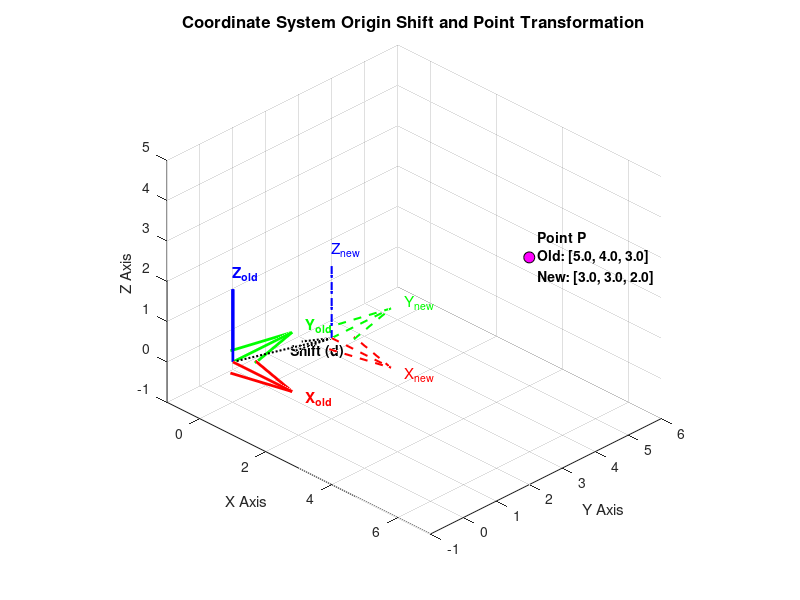

MATLAB code to generate this figure:
% Clear workspace and figure
clear; clc; clf;

%% 1. Define Parameters
% Position of the point in the original (base) coordinate frame
P_old = [5; 4; 3]; 

% Origin shift (translation vector d) of the new coordinate system
d = [2; 1; 1]; 

% Calculate the position of the point in the new shifted coordinate system
P_new = P_old - d;

%% 2. 3D Visualization
figure('Color', 'white');
hold on;
grid on;
axis equal;
view(3);

% --- Plot Original Coordinate Frame (Old Origin at [0,0,0]) ---
quiver3(0,0,0, 2,0,0, 'r', 'LineWidth', 2, 'MaxHeadSize', 0.5); 
quiver3(0,0,0, 0,2,0, 'g', 'LineWidth', 2, 'MaxHeadSize', 0.5); 
quiver3(0,0,0, 0,0,2, 'b', 'LineWidth', 2, 'MaxHeadSize', 0.5); 
text(2.2, 0, 0, 'X_{old}', 'Color', 'r', 'FontSize', 11, 'FontWeight', 'bold');
text(0, 2.2, 0, 'Y_{old}', 'Color', 'g', 'FontSize', 11, 'FontWeight', 'bold');
text(0, 0, 2.2, 'Z_{old}', 'Color', 'b', 'FontSize', 11, 'FontWeight', 'bold');

% --- Plot Shifted Coordinate Frame (New Origin at d) ---
quiver3(d(1),d(2),d(3), 2,0,0, 'r--', 'LineWidth', 1.5, 'MaxHeadSize', 0.5);
quiver3(d(1),d(2),d(3), 0,2,0, 'g--', 'LineWidth', 1.5, 'MaxHeadSize', 0.5);
quiver3(d(1),d(2),d(3), 0,0,2, 'b--', 'LineWidth', 1.5, 'MaxHeadSize', 0.5);
text(d(1)+2.2, d(2), d(3), 'X_{new}', 'Color', 'r', 'FontSize', 11);
text(d(1), d(2)+2.2, d(3), 'Y_{new}', 'Color', 'g', 'FontSize', 11);
text(d(1), d(2), d(3)+2.2, 'Z_{new}', 'Color', 'b', 'FontSize', 11);

% --- Plot the Origin Shift Vector (d) ---
quiver3(0, 0, 0, d(1), d(2), d(3), 0, 'k:', 'LineWidth', 1.5);
text(d(1)/2, d(2)/2, d(3)/2, '  Shift (d)', 'FontSize', 10, 'Color', 'k', 'FontWeight', 'bold');

% --- Plot the Point P ---
plot3(P_old(1), P_old(2), P_old(3), 'ko', 'MarkerSize', 8, 'MarkerFaceColor', 'magenta');
point_label = sprintf('  Point P\n  Old: [%.1f, %.1f, %.1f]\n  New: [%.1f, %.1f, %.1f]', ...
    P_old(1), P_old(2), P_old(3), P_new(1), P_new(2), P_new(3));
text(P_old(1), P_old(2), P_old(3), point_label, 'FontSize', 10, 'FontWeight', 'bold');

% --- Plot configuration ---
xlabel('X Axis'); ylabel('Y Axis'); zlabel('Z Axis');
title('Coordinate System Origin Shift and Point Transformation', 'FontSize', 12);
xlim([-1, 7]); ylim([-1, 6]); zlim([-1, 5]);
view(45, 30);
